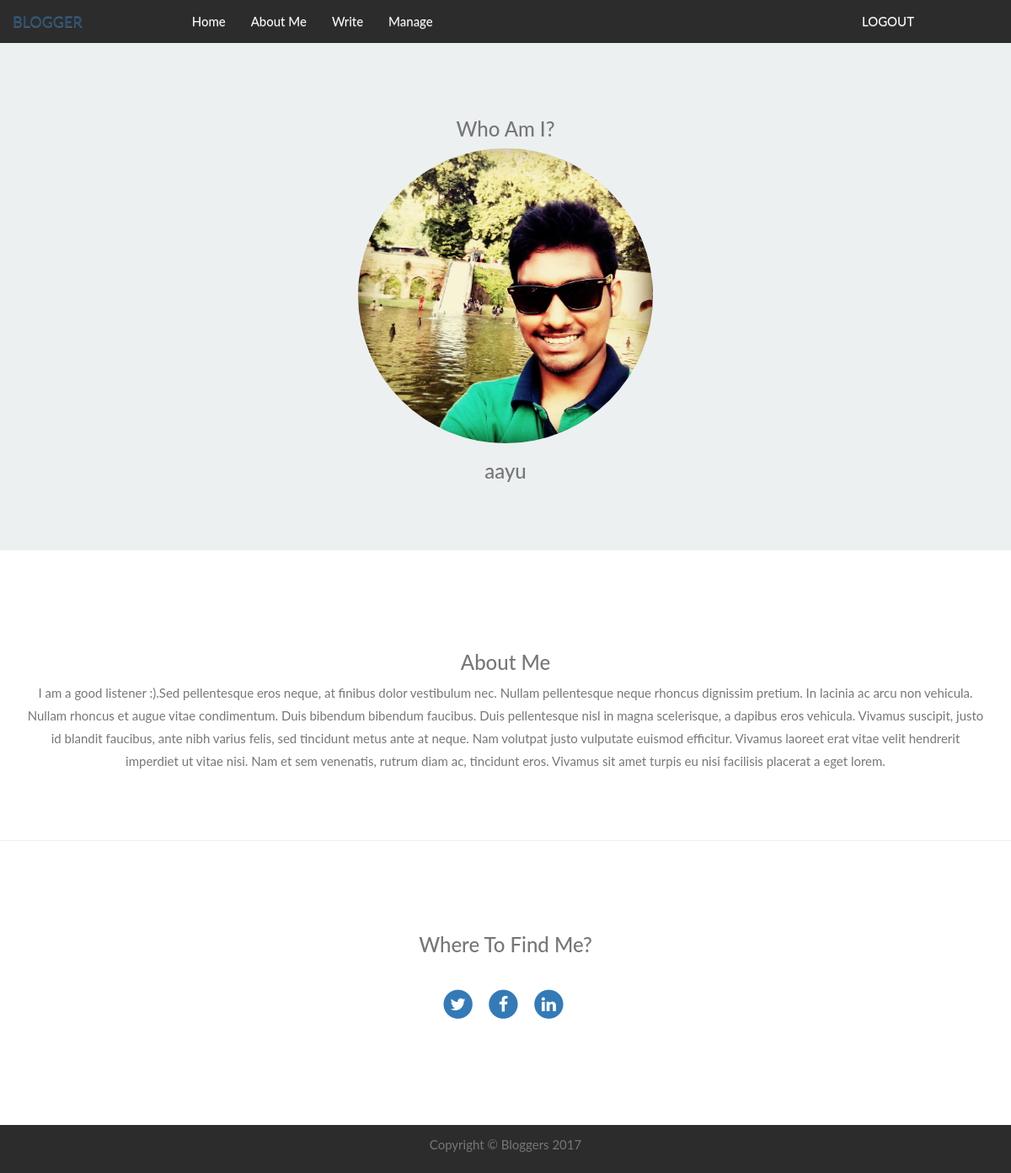
Screenshot of /index.php?page=2 (signed in) with the database file from the repository.
### tables this page shows
CREATE TABLE `personal` (
  `id` mediumint(9) NOT NULL,
  `nick` varchar(200) DEFAULT NULL,
  `phone` varchar(10) DEFAULT NULL,
  `birth` varchar(100) DEFAULT NULL,
  `image` varchar(60) DEFAULT NULL,
  PRIMARY KEY (`id`)
);

CREATE TABLE `aboutme` (
  `id` int(9) NOT NULL,
  `body` longtext NOT NULL,
  PRIMARY KEY (`id`)
);

### config/setup.php (called while the page is built, shortened)
<?php
if(isset($_GET['page'])) {
	$pageid= $_GET['page'];
} else {
	$pageid = 1;
}
?>

### views/aboutme.php (the view, shortened to what this page needs)
<?php
  require('login/db_connect.php');
  if (isset($_SESSION['id'])) {
    $id = $_SESSION['id'];
  }else {
    header('Location:../index.php');
  }
?>
<?php
  $query = "SELECT `body` FROM `aboutme` Where `id` = '".$id."'";
  $query_run = mysqli_query($db_link, $query);
   if($query_run){
        $arr4 = mysqli_fetch_assoc($query_run);
        if (!empty($arr4)) {
          $body = $arr4['body'];
        }else {
          $body = " ";
        }
  }else {
    echo "<script>alert('Something went wrong')</script>";
  }
  $query = "SELECT `image`, `nick` FROM `personal` Where `id` = '".$id."'";
  $query_run = mysqli_query($db_link, $query);
   if($query_run){
        $arr4 = mysqli_fetch_assoc($query_run);
        if (!empty($arr4)) {
          $image = $arr4['image'];
          $nick = $arr4['nick'];
        }
        else{
          $image = "";
          $nick = " ";
        }
  }else {
    echo "<script>alert('Something went wrong')</script>";
  }
  $query = "SELECT * FROM `social` Where `id` = '".$id."'";
  $query_run = mysqli_query($db_link, $query);
   if($query_run){
        $arr4 = mysqli_fetch_assoc($query_run);
        if (!empty($arr4)) {
          $fb = $arr4['fb'];
          $twitter = $arr4['twitter'];
          $linkedin = $arr4['linkedin'];
        } else {
          $fb = "#";
          $twitter = '#';
          $linkedin = '#';
        }
  }else {
    echo "<script>alert('Something went wrong')</script>";
  }
?>
<div class="container-fluid bg-1 text-center" style="padding-top: 70px;padding-bottom: 70px; background-color: #ecf0f1">
  <h3 class="margin">Who Am I?</h3>
  <img src="<?php if (empty($image)){echo 'images/users/img.png';}else{echo $image;} ?>" class="img-responsive img-circle margin wow rotateInUpLeft" style="display:inline" alt="Profile Pic" width="350" height="350">
  <h3><?php echo $nick ?></h3>
</div>
<div class="container text-center" style="padding-top:100px ; padding-bottom:50px;">
  <h3>About Me</h3>
  <p><?php echo $body; ?></p>
</div>
<hr>
<div class="container-fluid text-center" style="padding-top: 70px;padding-bottom: 70px;">
  <h3 >Where To Find Me?</h3><br>
  <div class="row">
      <div class="col-lg-8 col-lg-offset-2 col-md-10 col-md-offset-1">
          <ul class="list-inline text-center">
              <li>
                  <a href="<?php echo $twitter; ?>" target = "_blank">
                      <span class="fa-stack fa-lg">
                          <i class="fa fa-circle fa-stack-2x"></i>
                          <i class="fa fa-twitter fa-stack-1x fa-inverse"></i>
                      </span>
                  </a>
              </li>
              <li>
                  <a href="<?php echo $fb; ?>" target = "_blank">
                      <span class="fa-stack fa-lg">
                          <i class="fa fa-circle fa-stack-2x"></i>
                          <i class="fa fa-facebook fa-stack-1x fa-inverse"></i>
                      </span>
                  </a>
              </li>
              <li>
                  <a href="<?php echo $linkedin ?>" target = "_blank">
                      <span class="fa-stack fa-lg">
                          <i class="fa fa-circle fa-stack-2x"></i>
                          <i class="fa fa-linkedin fa-stack-1x fa-inverse"></i>
                      </span>
                  </a>
              </li>
          </ul>
      </div>
  </div>
</div>

### index.php (shortened to what this page needs)
<?php include('config/setup.php');?>
<!DOCTYPE html>
<html>
<head>
	<?php include('config/css.php');?>
</head>
<body>
	<?php include(D_TEMPLATE.'/navigation.php');?>
	<div class= "innerBody">
		<?php
			if($pageid == 2) {
				include('views/aboutme.php');
			}
		?>
	</div>
	<?php include(D_TEMPLATE.'/footer.php');?>
</body>
</html>

### config/css.php (shortened to what this page needs)
<link rel="stylesheet" href="http://maxcdn.bootstrapcdn.com/bootstrap/3.3.7/css/bootstrap.min.css">
<link rel="stylesheet" type="text/css" href="http://maxcdn.bootstrapcdn.com/bootstrap/3.3.7/css/bootstrap-theme.min.css">
<link rel="stylesheet" href="http://code.jquery.com/ui/1.10.4/themes/smoothness/jquery-ui.css">
<link rel="stylesheet" type="text/css" href="http://maxcdn.bootstrapcdn.com/font-awesome/4.0.3/css/font-awesome.css">
<link href="css/animate.min.css" rel="stylesheet">

### template/navigation.php (shortened to what this page needs)
<div class = "container-fluid">
 <div class = "navbar  navbar-fixed-top" role = "navigation">
            <div class = "navbar-collapse collapse">
            	<div class="navbar-header">
            		      <a class="navbar-brand" href="?page=0">BLOGGER</a>
            	</div>
              <ul class="nav navbar-nav " >
              	<li<?php if($pageid == 1) {echo ' class="active"';} ?> ><a href="?page=1" >Home</a></li>
              	<li<?php if($pageid == 2) {echo ' class="active"';} ?> ><a href="?page=2" >About Me</a></li>
              	<li<?php if($pageid == 3) {echo ' class="active"';} ?> ><a href="?page=3" >Write</a></li>
              	<li<?php if($pageid == 4) {echo ' class="active"';} ?> ><a href="?page=4" >Manage</a></li>
              </ul>
              <ul class="nav navbar-nav navbar-right" >
              	<li><a href="logout.php" class="whiteColor">LOGOUT</a></li>
              </ul>
            </div>
          </div>
</div>

### template/footer.php
<footer>
    <div class="container">
        <div class="row">
            <div class="col-lg-8 col-lg-offset-2 col-md-10 col-md-offset-1">
                <p class="copyright text-muted">Copyright © Bloggers 2017</p>
            </div>
        </div>
    </div>
</footer>

### config/css.php (style rules this page uses)
html { position: relative; min-height: 100%; }
body { margin-bottom: 100px; }
body { font: 400 15px/1.8 Lato, sans-serif; color: #777; }
.innerBody { margin-top:50px; }
.navbar { background-color: #2C2C2C; border-color: transparent; transition:background-color 1s; }
.navbar-nav { margin:0px 100px 0px; }
.navbar .navbar-nav li a,.navbar .navbar-header, .navbar .navbar-nav li a:focus,.navbar .navbar-nav li a:active:focus { color:white; }
footer { position: absolute; bottom: 0; width: 100%; background-color: #2C2C2C; color: #f5f5f5; padding: 10px; text-align: center; }

### rows the page displays
personal: image (picture), nick "aayu"
aboutme: body "I am a good listener :).Sed pellentesque eros neque, at finibus dolor vestibulum nec. Nullam pellentesque neque rhoncus dignissim pretium. In lacinia ac arcu non vehicula. Nullam rhoncus et augue vitae condimentum. Duis bibendum bibendum faucibus. Duis pellentesque nisl in magna scelerisque, a dapibus eros vehicula. Vivamus suscipit, justo id blandit faucibus, ante nibh varius felis, sed tincidunt metus ante at neque. Nam volutpat justo vulputate euismod efficitur. Vivamus laoreet erat vitae velit hendrerit imperdiet ut vitae nisi. Nam et sem venenatis, rutrum diam ac, tincidunt eros. Vivamus sit amet turpis eu nisi facilisis placerat a eget lorem."
